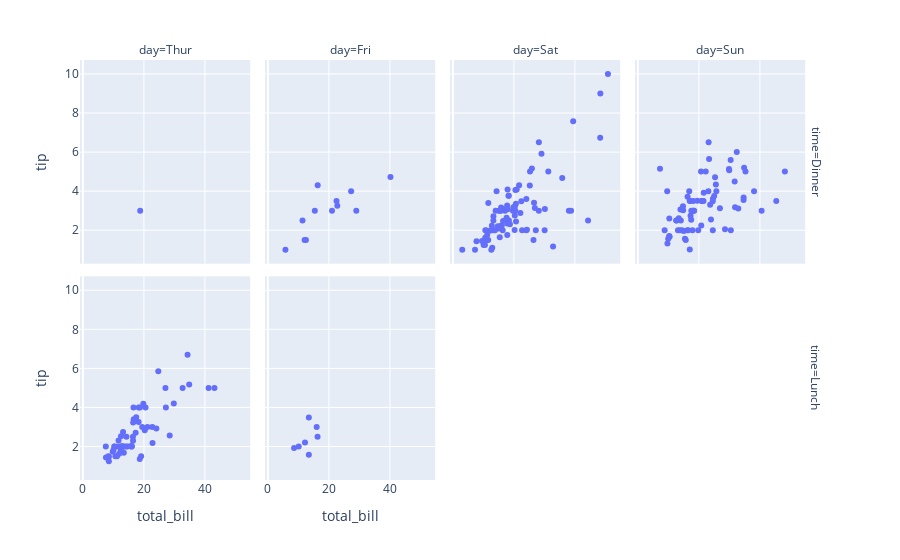

The cell this chart's notebook holds for it:
### Code cell
fig7 = px.scatter(df, x="total_bill", y="tip", facet_col="day", facet_row="time",
       category_orders={"day": ["Thur", "Fri", "Sat", "Sun"]})
fig7.show()

### Figure 1 — Plotly figure (JSON) as saved in the notebook; plotly's stock layout.template omitted (floating-point values rounded to 4 significant figures)
{"data": [{"hovertemplate": "time=Dinner<br>day=Thur<br>total_bill=%{x}<br>tip=%{y}<extra></extra>", "legendgroup": "", "marker": {"color": "#636efa", "symbol": "circle"}, "mode": "markers", "name": "", "orientation": "v", "showlegend": false, "type": "scatter", "x": [18.78], "xaxis": "x5", "y": [3], "yaxis": "y5"}, {"hovertemplate": "time=Dinner<br>day=Fri<br>total_bill=%{x}<br>tip=%{y}<extra></extra>", "legendgroup": "", "marker": {"color": "#636efa", "symbol": "circle"}, "mode": "markers", "name": "", "orientation": "v", "showlegend": false, "type": "scatter", "x": [28.97, 22.49, 5.75, 16.32, 22.75, 40.17, 27.28, 12.03, 21.01, 12.46, 11.35, 15.38], "xaxis": "x6", "y": [3, 3.5, 1, 4.3, 3.25, 4.73, 4, 1.5, 3, 1.5, 2.5, 3], "yaxis": "y6"}, {"hovertemplate": "time=Dinner<br>day=Sat<br>total_bill=%{x}<br>tip=%{y}<extra></extra>", "legendgroup": "", "marker": {"color": "#636efa", "symbol": "circle"}, "mode": "markers", "name": "", "orientation": "v", "showlegend": false, "type": "scatter", "x": [20.65, 17.92, 20.29, 15.77, 39.42, 19.82, 17.81, 13.37, 12.69, 21.7, 19.65, 9.55, 18.35, 15.06, 20.69, 17.78, 24.06, 16.31, 16.93, 18.69, 31.27, 16.04, 38.01, 26.41, 11.24, 48.27, 20.29, 13.81, 11.02, 18.29, 17.59, 20.08, 16.45, 3.07, 20.23, 15.01, 12.02, 17.07, 26.86, 25.28, 14.73, 10.51, 17.92, 44.3, 22.42, 20.92, 15.36, 20.49, 25.21, 18.24, 14.31, 14, 7.25, 10.59, 10.63, 50.81, 15.81, 26.59, 38.73, 24.27, 12.76, 30.06, 25.89, 48.33, 13.27, 28.17, 12.9, 28.15, 11.59, 7.74, 30.14, 20.45, 13.28, 22.12, 24.01, 15.69, 11.61, 10.77, 15.53, 10.07, 12.6, 32.83, 35.83, 29.03, 27.18, 22.67, 17.82], "xaxis": "x7", "y": [3.35, 4.08, 2.75, 2.23, 7.58, 3.18, 2.34, 2, 2, 4.3, 3, 1.45, 2.5, 3, 2.45, 3.27, 3.6, 2, 3.07, 2.31, 5, 2.24, 3, 1.5, 1.76, 6.73, 3.21, 2, 1.98, 3.76, 2.64, 3.15, 2.47, 1, 2.01, 2.09, 1.97, 3, 3.14, 5, 2.2, 1.25, 3.08, 2.5, 3.48, 4.08, 1.64, 4.06, 4.29, 3.76, 4, 3, 1, 1.61, 2, 10, 3.16, 3.41, 3, 2.03, 2.23, 2, 5.16, 9, 2.5, 6.5, 1.1, 3, 1.5, 1.44, 3.09, 3, 2.72, 2.88, 2, 3, 3.39, 1.47, 3, 1.25, 1, 1.17, 4.67, 5.92, 2, 2, 1.75], "yaxis": "y7"}, {"hovertemplate": "time=Dinner<br>day=Sun<br>total_bill=%{x}<br>tip=%{y}<extra></extra>", "legendgroup": "", "marker": {"color": "#636efa", "symbol": "circle"}, "mode": "markers", "name": "", "orientation": "v", "showlegend": false, "type": "scatter", "x": [16.99, 10.34, 21.01, 23.68, 24.59, 25.29, 8.77, 26.88, 15.04, 14.78, 10.27, 35.26, 15.42, 18.43, 14.83, 21.58, 10.33, 16.29, 16.97, 17.46, 13.94, 9.68, 30.4, 18.29, 22.23, 32.4, 28.55, 18.04, 12.54, 10.29, 34.81, 9.94, 25.56, 19.49, 38.07, 23.95, 25.71, 17.31, 29.93, 14.07, 13.13, 17.26, 24.55, 19.77, 29.85, 48.17, 25, 13.39, 16.49, 21.5, 12.66, 16.21, 13.81, 17.51, 24.52, 20.76, 31.71, 7.25, 31.85, 16.82, 32.9, 17.89, 14.48, 9.6, 34.63, 34.65, 23.33, 45.35, 23.17, 40.55, 20.69, 20.9, 30.46, 18.15, 23.1, 15.69], "xaxis": "x8", "y": [1.01, 1.66, 3.5, 3.31, 3.61, 4.71, 2, 3.12, 1.96, 3.23, 1.71, 5, 1.57, 3, 3.02, 3.92, 1.67, 3.71, 3.5, 2.54, 3.06, 1.32, 5.6, 3, 5, 6, 2.05, 3, 2.5, 2.6, 5.2, 1.56, 4.34, 3.51, 4, 2.55, 4, 3.5, 5.07, 2.5, 2, 2.74, 2, 2, 5.14, 5, 3.75, 2.61, 2, 3.5, 2.5, 2, 2, 3, 3.48, 2.24, 4.5, 5.15, 3.18, 4, 3.11, 2, 2, 4, 3.55, 3.68, 5.65, 3.5, 6.5, 3, 5, 3.5, 2, 3.5, 4, 1.5], "yaxis": "y8"}, {"hovertemplate": "time=Lunch<br>day=Thur<br>total_bill=%{x}<br>tip=%{y}<extra></extra>", "legendgroup": "", "marker": {"color": "#636efa", "symbol": "circle"}, "mode": "markers", "name": "", "orientation": "v", "showlegend": false, "type": "scatter", "x": [27.2, 22.76, 17.29, 19.44, 16.66, 10.07, 32.68, 15.98, 34.83, 13.03, 18.28, 24.71, 21.16, 10.65, 12.43, 24.08, 11.69, 13.42, 14.26, 15.95, 12.48, 29.8, 8.52, 14.52, 11.38, 22.82, 19.08, 20.27, 11.17, 12.26, 18.26, 8.51, 10.33, 14.15, 16, 13.16, 17.47, 34.3, 41.19, 27.05, 16.43, 8.35, 18.64, 11.87, 9.78, 7.51, 19.81, 28.44, 15.48, 16.58, 7.56, 10.34, 43.11, 13, 13.51, 18.71, 12.74, 13, 16.4, 20.53, 16.47], "xaxis": "x", "y": [4, 3, 2.71, 3, 3.4, 1.83, 5, 2.03, 5.17, 2, 4, 5.85, 3, 1.5, 1.8, 2.92, 2.31, 1.68, 2.5, 2, 2.52, 4.2, 1.48, 2, 2, 2.18, 1.5, 2.83, 1.5, 2, 3.25, 1.25, 2, 2, 2, 2.75, 3.5, 6.7, 5, 5, 2.3, 1.5, 1.36, 1.63, 1.73, 2, 4.19, 2.56, 2.02, 4, 1.44, 2, 5, 2, 2, 4, 2.01, 2, 2.5, 4, 3.23], "yaxis": "y"}, {"hovertemplate": "time=Lunch<br>day=Fri<br>total_bill=%{x}<br>tip=%{y}<extra></extra>", "legendgroup": "", "marker": {"color": "#636efa", "symbol": "circle"}, "mode": "markers", "name": "", "orientation": "v", "showlegend": false, "type": "scatter", "x": [12.16, 13.42, 8.58, 15.98, 13.42, 16.27, 10.09], "xaxis": "x2", "y": [2.2, 3.48, 1.92, 3, 1.58, 2.5, 2], "yaxis": "y2"}], "layout": {"annotations": [{"font": {}, "showarrow": false, "text": "day=Thur", "x": 0.115, "xanchor": "center", "xref": "paper", "y": 1, "yanchor": "bottom", "yref": "paper"}, {"font": {}, "showarrow": false, "text": "day=Fri", "x": 0.365, "xanchor": "center", "xref": "paper", "y": 1, "yanchor": "bottom", "yref": "paper"}, {"font": {}, "showarrow": false, "text": "day=Sat", "x": 0.615, "xanchor": "center", "xref": "paper", "y": 1, "yanchor": "bottom", "yref": "paper"}, {"font": {}, "showarrow": false, "text": "day=Sun", "x": 0.865, "xanchor": "center", "xref": "paper", "y": 1, "yanchor": "bottom", "yref": "paper"}, {"font": {}, "showarrow": false, "text": "time=Lunch", "textangle": 90, "x": 0.98, "xanchor": "left", "xref": "paper", "y": 0.2425, "yanchor": "middle", "yref": "paper"}, {"font": {}, "showarrow": false, "text": "time=Dinner", "textangle": 90, "x": 0.98, "xanchor": "left", "xref": "paper", "y": 0.7575, "yanchor": "middle", "yref": "paper"}], "autosize": true, "legend": {"tracegroupgap": 0}, "margin": {"t": 60}, "xaxis": {"anchor": "y", "autorange": true, "domain": [0, 0.23], "range": [-1.933, 55.81], "title": {"text": "total_bill"}, "type": "linear"}, "xaxis2": {"anchor": "y2", "autorange": true, "domain": [0.25, 0.48], "matches": "x", "range": [-1.933, 55.81], "title": {"text": "total_bill"}, "type": "linear"}, "xaxis3": {"anchor": "y3", "domain": [0.5, 0.73], "matches": "x", "title": {"text": "total_bill"}}, "xaxis4": {"anchor": "y4", "domain": [0.75, 0.98], "matches": "x", "title": {"text": "total_bill"}}, "xaxis5": {"anchor": "y5", "autorange": true, "domain": [0, 0.23], "matches": "x", "range": [-1.933, 55.81], "showticklabels": false, "type": "linear"}, "xaxis6": {"anchor": "y6", "autorange": true, "domain": [0.25, 0.48], "matches": "x", "range": [-1.933, 55.81], "showticklabels": false, "type": "linear"}, "xaxis7": {"anchor": "y7", "autorange": true, "domain": [0.5, 0.73], "matches": "x", "range": [-1.933, 55.81], "showticklabels": false, "type": "linear"}, "xaxis8": {"anchor": "y8", "autorange": true, "domain": [0.75, 0.98], "matches": "x", "range": [-1.933, 55.81], "showticklabels": false, "type": "linear"}, "yaxis": {"anchor": "x", "autorange": true, "domain": [0, 0.485], "range": [0.2066, 10.79], "title": {"text": "tip"}, "type": "linear"}, "yaxis2": {"anchor": "x2", "autorange": true, "domain": [0, 0.485], "matches": "y", "range": [0.2066, 10.79], "showticklabels": false, "type": "linear"}, "yaxis3": {"anchor": "x3", "domain": [0, 0.485], "matches": "y", "showticklabels": false}, "yaxis4": {"anchor": "x4", "domain": [0, 0.485], "matches": "y", "showticklabels": false}, "yaxis5": {"anchor": "x5", "autorange": true, "domain": [0.515, 1], "matches": "y", "range": [0.2066, 10.79], "title": {"text": "tip"}, "type": "linear"}, "yaxis6": {"anchor": "x6", "autorange": true, "domain": [0.515, 1], "matches": "y", "range": [0.2066, 10.79], "showticklabels": false, "type": "linear"}, "yaxis7": {"anchor": "x7", "autorange": true, "domain": [0.515, 1], "matches": "y", "range": [0.2066, 10.79], "showticklabels": false, "type": "linear"}, "yaxis8": {"anchor": "x8", "autorange": true, "domain": [0.515, 1], "matches": "y", "range": [0.2066, 10.79], "showticklabels": false, "type": "linear"}}}
